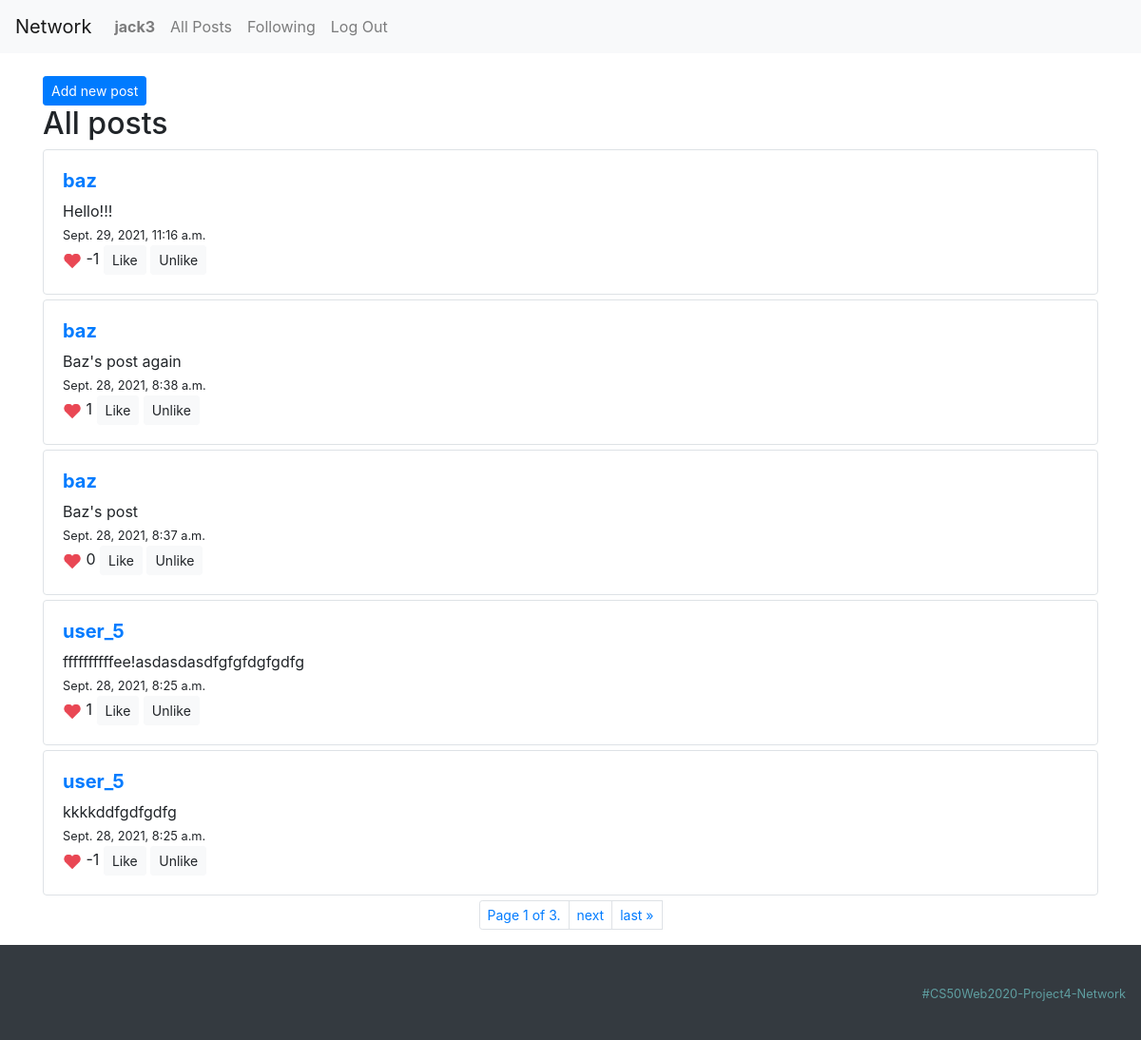
Before: / (signed in) with the older database file.
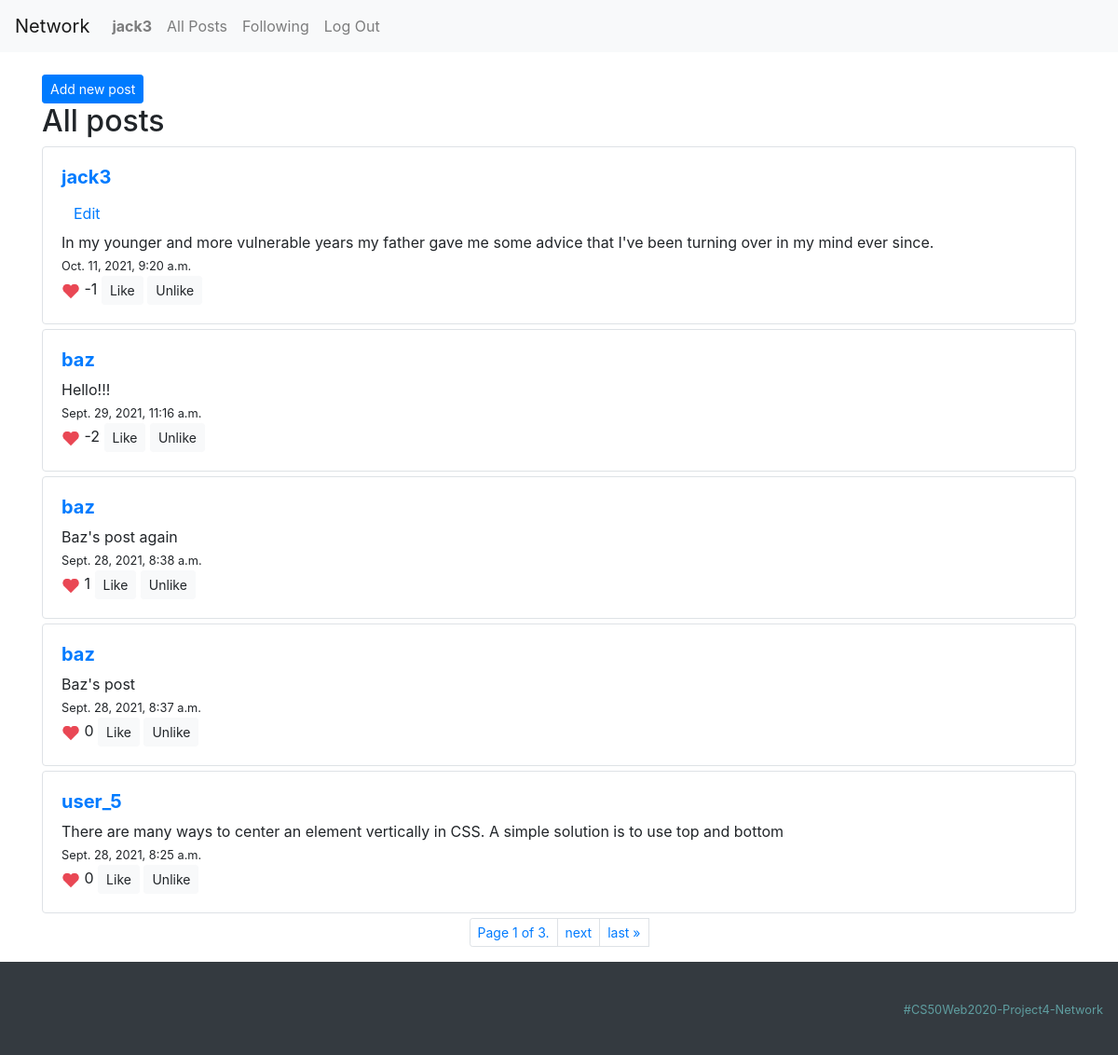
After: the same page with the newer database file.
### network/models.py (models this page shows, shortened)
class Post(models.Model):
    user = models.ForeignKey(User, on_delete=models.CASCADE)
    post = models.CharField(max_length=300)
    created = models.DateTimeField(auto_now_add=True, blank=True)
    likes = models.ManyToManyField(User, blank=True, related_name="likepost")
    unlikes = models.ManyToManyField(User, blank=True, related_name="unlikepost")
    def likes_counter(self):
        return self.likes.all().count() - self.unlikes.all().count()

class User(AbstractUser):
    followers = models.ManyToManyField("self", blank=True, symmetrical=False, related_name="follow")
    def __str__(self):
        return f"{self.username}"

### network/views.py (the view)
# urls.py: path("", views.index, name="index"),
def index(request):
    posts_list = Post.objects.all().order_by("-created")
    paginator = Paginator(posts_list, 5) # Show 5 contacts per page.
    page_number = request.GET.get('page')
    posts = paginator.get_page(page_number)
    return render(request, "network/index.html", {
        "posts": posts,
        "header": "All posts"
    })

### network/templates/network/index.html (shortened to what this page needs)
{% extends "network/layout.html" %}
{% block body %}
{% load static %}
{% if user.is_authenticated %}
<br>
<button id="btn_add_new_post" class="btn btn-primary btn-sm" type="button" name="button" onclick="addNewPost()">Add new post</button>
{% include 'network/posts.html' %}
{% endif %}
{% endblock %}

### network/templates/network/posts.html
{% load static %}
<div id="posts-view" class="">
  <h2>{{header}}</h2>
  {% for post in posts %}
    <div id="{{ post.id }}" class="border rounded">
      <a href="{% url 'profile' post.user %}">
      <h5><strong>{{ post.user }}</strong></h5></a>
        {% if user.id == post.user.id %}
          <button class="btn btn-link" type="button" onClick="editPost({{post.id}})">Edit</button>
        {% endif %}
      <div id="post{{ post.id }}-text">{{ post.post }}</div>
      <span><small>{{ post.created }}</small></span><br>
      <img src="{% static 'network/img/Instagram-Like-Icon-72x72.png' %}" width="20px">
      <span id="likes-counter-{{post.id}}">{{ post.likes_counter }}</span>
      <button id="like" class="btn btn-light btn-sm" onClick="vote(this, {{user.id}}, x='like')">Like</button>
      <button id="unlike" class="btn btn-light btn-sm" onClick="vote(this, {{user.id}}, x='unlike')">Unlike</button>
    </div>
  {% endfor %}
  {% include 'network/pagination.html' %}
  </div>

Changed rows visible on the page:
no longer on this page (row edited): Post: user "user_5", post "kkkkddfgdfgdfg", created "Sept. 28, 2021, 8:25 a.m.", likes_counter "-1"
added Post: user "jack3", post "In my younger and more vulnerable years my father gave me some advice that I've been turning over in my mind ever since.", created "Oct. 11, 2021, 9:20 a.m.", likes_counter "-1"
computed for Post "Hello!!!": likes_counter "-1" → "-2"
changed Post "user_5": post "ffffffffffee!asdasdasdfgfgfdgfgdfg" → "There are many ways to center an element vertically in CSS. A simple solution is to use top and bottom"; likes_counter "1" → "0"
